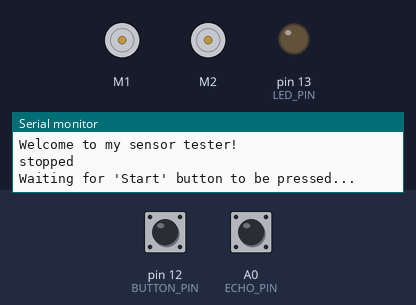
Recording of a sketch running on a simulated Arduino Nano, built with avr-gcc and run on an emulated ATmega328P. Parts: 2 × DC motor (green arrow = forward, orange = backward, longer = faster), output pins drawn as LEDs (lit = HIGH), the last lines printed to the serial monitor. Inputs (shaded band) come from the test bench; at power-on: pin 12 (BUTTON_PIN) HIGH, A0 (ECHO_PIN) LOW. Pins used as bus, display or sensor lines are not drawn.

Above: at 1.2 s.
1.3 s: pin 12 (BUTTON_PIN) pulled LOW for 0.15 s
At 2.3 s:
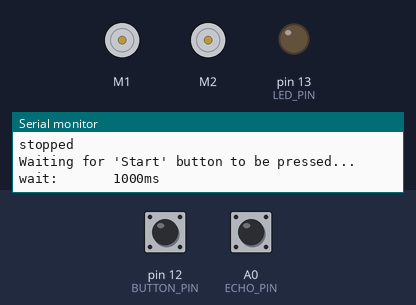
2.9 s: A0 (ECHO_PIN) pulsed HIGH 2 times (0.12 s each, 0.3 s apart)
At 3.9 s:
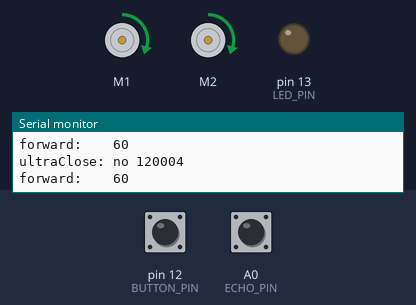
Timing chart, 0 to 5.9 s (numbered marks = the images above; inputs shaded):
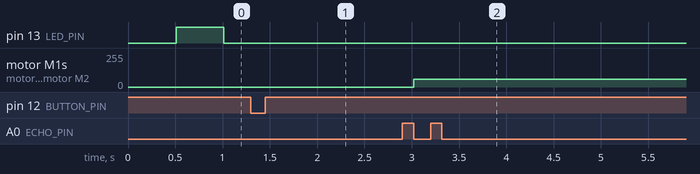

Measured:
- after the input at 1.3 s, pin 13 (LED_PIN): stays LOW (without the input it goes to HIGH after 0.21 s)
- after the input at 2.9 s, motor M1, motor M2: stopped → forward 59/255 after 0.12 s

The sketch:

Lab9_Sensor.ino
```cpp
// ===========================================================
//
// Lab9_Sensor.ino
// Description: Arduino sensor tester
// Name: John Albrecht and Joseph Ortiz
// Date: October 30, 2018
// Class: CMPE-110
// Section: Section 1, Tuesday, 5:00PM
//
// ===========================================================
//
#include <RedBot.h>

// 'Start' button
#define BUTTON_PIN 12

// user LED
#define LED_PIN 13

// the left and right wheel encoders
#define L_ENCODER_PIN A2
#define R_ENCODER_PIN 10

// the left, center and right line sensors
#define L_LINE_SENSOR_PIN A3
#define C_LINE_SENSOR_PIN A6
#define R_LINE_SENSOR_PIN A7

// the front Sensor
#define TRIG_PIN A1
#define ECHO_PIN A0

// Motor
#define MAX_SPEED 255           // Fastest speed
#define MIN_SPEED 1             // Slowest speed

// Define the motors, encoders and sensor objects
RedBotMotors motors;
RedBotEncoder encoder = RedBotEncoder(L_ENCODER_PIN, R_ENCODER_PIN);
RedBotSensor left = RedBotSensor(L_LINE_SENSOR_PIN);
RedBotSensor center = RedBotSensor(C_LINE_SENSOR_PIN);
RedBotSensor right = RedBotSensor(R_LINE_SENSOR_PIN);

// variables for testing line sensors
int          prevlValue = 0; // previous left line sensor value
int          prevcValue = 0; // previous center line sensor value
int          prevrValue = 0; // previous right line sensor value

// variables for testing ultra sonic sensor
unsigned long prevValue = 0; // previous ultra sonic reading


void setup()
{
  Serial.begin(19200); //for serial IO to screen
  Serial.println("Welcome to my sensor tester!");

  // make sure the motors are stopped
  stopMotors();

  // now that wheels are stopped, clear the encoder count
  encoder.clearEnc(BOTH);

  pinMode(BUTTON_PIN, INPUT_PULLUP); // setup 'start' button so it is LOW when pressed
  pinMode(LED_PIN, OUTPUT); // setup user LED to be an output

  // setup front sensor's trigger pin adn set to LOW (so it is not on yet)
  pinMode(TRIG_PIN, OUTPUT);
  digitalWrite(TRIG_PIN, LOW);
}

void loop()
{
  pressToStart();          // wait for 'Start' button to be pressed

  while (not checkUltraTooClose(700))  // continue until check reads True (distance < ~10cm, running start)
  {
    // uncomment the following line to print the ultrasonic values
    //testUltra();
    fwd(60);                // go forward at speed 60
    // uncomment the following line to print the line following sensor values
    //testLine(750);
  }

  stopMotors();            // stop the motors
}


// Function:    testUltra
// Description: prints the reading from the ultra sonic sensor, if it has changed
// Inputs:      none
// Returns:     none
void testUltra()
{
  unsigned long ultraValue;

  // read the sensor
  ultraValue = readUltraSonic();

  // see if anything changed
  if (ultraValue != prevValue)
  {
    // remember new value
    prevValue = ultraValue;

    // print new counter values
    Serial.print("ultra:      ");
    Serial.print(ultraValue, DEC);
    Serial.println("");
  }

  delay(100);             // give the sensor a chance to change
}


// Function:    readUltraSonic
// Description: The reads one value from the ultra sonic sensor
// Inputs:      none
// Returns:     the time in microseconds the reading took
unsigned long readUltraSonic()
{
  unsigned long startTime;

  // tell sensor to start reading by holding
  // the trigger pin high for at least 10 us
  digitalWrite(TRIG_PIN, HIGH);
  delayMicroseconds(10);
  digitalWrite(TRIG_PIN, LOW);

  // wait for 'sound' to be sent out
  while (digitalRead(ECHO_PIN) == 0);

  // get current time
  // NOTE: the micros() counter will overflow after ~70 min
  startTime = micros();

  // wait for 'sound' to come back
  while (digitalRead(ECHO_PIN) == 1);

  // return how long it took
  return (micros() - startTime);
}


// Function:    checkUltraTooClose
// Description: see if we are closer than the given value
// Inputs:      value - ultrasonic microsecond value to check againt
// Returns:     true if close than the given value
unsigned long lastUltraCheck = 0;
bool checkUltraTooClose(unsigned long value)
{
  unsigned long ultraValue;

  // we want to give the sensor a chance, so we cannot call it too fast.
  // so if it hasn't been 100ms since the last time we used the sensor, then
  // we will wait the remaining time. so if 5ms have gone by, then wait the
  // rest of the 95ms before we check again
  if ((millis() - lastUltraCheck) < 100)
  {
    delay(100 - (millis() - lastUltraCheck));
  }

  // read the sensor
  ultraValue = readUltraSonic();
  lastUltraCheck = millis(); // remember we last finished checking

  // see if we are there
  if (ultraValue < value)
  {
    // print new counter values
    Serial.print("ultraClose: YES ");
    Serial.print(ultraValue, DEC);
    Serial.println("");
    return (true);
  }

  Serial.print("ultraClose: no ");
  Serial.print(ultraValue, DEC);
  Serial.println("");
  return (false);
}


// Function:    testLine
// Description: prints the readings from all line sensors, if any have changed.
//              the sensor labels are upper-case if the value is above LINETHRESHOLD
// Inputs:      threshold - 1 (very light) to 1024 (very dark)
// Returns:     none
void testLine(unsigned long threshold)
{
  int     lLineValue = 0; // left line sensor value
  int     cLineValue = 0; // center line sensor value
  int     rLineValue = 0; // right line sensor value

  // read all the current values
  lLineValue = left.read();
  cLineValue = center.read();
  rLineValue = right.read();

  // see if anything changed
  if ((lLineValue != prevlValue) || (cLineValue != prevcValue) || (rLineValue != prevrValue))
  {
    // remember new counters
    prevlValue = lLineValue;
    prevcValue = cLineValue;
    prevrValue = rLineValue;

    // print new counter values
    Serial.print("line:       ");
    if (lLineValue > threshold)
    {
       Serial.print("LEFT: ");
    }
    else
    {
       Serial.print("left: ");
    }
    Serial.print(lLineValue, DEC);
    if (cLineValue > threshold)
    {
      Serial.print("\tCENTER: ");
    }
    else
    {
      Serial.print("\tcenter: ");
    }
    Serial.print(cLineValue, DEC);
    if (rLineValue > threshold)
    {
      Serial.print("\tRIGHT: ");
    }
    else
    {
      Serial.print("\tright: ");
    }
    Serial.print(rLineValue, DEC);
    Serial.println("");
  }

   delay(100);           // give sensors a chance to change
}


// Function:    pressToStart
// Description: wait for the 'Start' button to be pressed
// Inputs:      none
// Returns:     none
//
void pressToStart()
{
  unsigned long startTime;
  bool pressed = false;

  Serial.println(""); // print blank line
  Serial.println("Waiting for 'Start' button to be pressed...");

  // keep blinking LED until button is pressed
  while (!pressed)
  {
    // keep LED off for 1 sec, or until button is pressed
    digitalWrite(LED_PIN, LOW);  // turn LED off
    startTime = millis();        // get current time NOTE: the micros() counter will overflow after ~50 days
    while (!pressed && ((millis() - startTime) < 500))
    {
      // see if button is pressed (i.e. LOW)
      if (digitalRead(BUTTON_PIN) == LOW)
      {
        pressed = true;
      }
    }

    // keep LED on for 1 sec, or until button is pressed
    digitalWrite(LED_PIN, HIGH); // turn LED on
    startTime = millis();        // get current time NOTE: the millis() counter will overflow after ~50 days
    while (!pressed && ((millis() - startTime) < 500))
    {
      // see if button is pressed (i.e. LOW)
      if (digitalRead(BUTTON_PIN) == LOW)
      {
        pressed = true;
      }
    }
  }

  // make sure LED is off
  digitalWrite(LED_PIN, LOW);

  // give user a chance to remove their finger
  wait(1000);

  Serial.println(""); // print blank line
}


// Function:    stopMotors
// Description: stops the wheel motors
// Inputs:      none
// Returns:     none
void stopMotors()
{
  motors.brake(); // use .stop() for a coasting stop
  // to control each motor separately
  //motors.leftDrive(0);
  //motors.rightDrive(0);

  Serial.println("stopped");
}


// Function:    fwd
// Description: set motor speed so robot drives forward
// Inputs:      speed - the speed the robot will move, 1=slow, 255=fast
// Returns:     none
void fwd(int speed)
{
  // validate the speed value
  if (speed < MIN_SPEED) speed = MIN_SPEED;
  if (speed > MAX_SPEED) speed = MAX_SPEED;

  // display the function we are in and its values
  Serial.print("forward:    ");
  Serial.println(speed, DEC);

  // start robot moving forward
  motors.drive(speed);
  // to control each motor separately
  //motors.leftDrive(speed);
  //motors.rightDrive(speed);
}


// Function:    rev
// Description: set motor speed so robot drives backwards
// Inputs:      speed - the speed the robot will move, 1=slow, 255=fast
// Returns:     none
void rev(int speed)
{
  // validate the speed value
  if (speed < MIN_SPEED) speed = MIN_SPEED;
  if (speed > MAX_SPEED) speed = MAX_SPEED;

  // display the function we are in and its values
  Serial.print("backwards:  ");
  Serial.println(speed, DEC);

  // start robot moving backward
  motors.drive(-speed);
  // to control each motor separately
  //motors.leftDrive(-speed);
  //motors.rightDrive(-speed);
}


// Function:    turnLeft
// Description: set motor speed so robot turns to the left
// Inputs:      speed - the speed the robot will turn, 1=slow, 255=fast
// Returns:     none
void turnLeft(int speed)
{
  // validate the speed value
  if (speed < MIN_SPEED) speed = MIN_SPEED;
  if (speed > MAX_SPEED) speed = MAX_SPEED;

  // display the function we are in and its values
  Serial.print("turn left:  ");
  Serial.println(speed, DEC);

  // start turning robot to the left
  // to control each motor separately
  motors.pivot(-speed);
  //motors.leftDrive(-speed);
  //motors.rightDrive(speed);
}


// Function:    turnRight
// Description: set motor speed so robot turns to the right
// Inputs:      speed - the speed the robot will turn, 1=slow, 255=fast
// Returns:     none
void turnRight(int speed)
{
  // validate the speed value
  if (speed < MIN_SPEED) speed = MIN_SPEED;
  if (speed > MAX_SPEED) speed = MAX_SPEED;

  // display the function we are in and its values
  Serial.print("turn right: ");
  Serial.println(speed, DEC);

  // start turning robot to the right
  motors.pivot(speed);
  // to control each motor separately
  //motors.leftDrive(speed);
  //motors.rightDrive(-speed);
}


// Function:    wait
// Description: wait for the desired length of time, before this function returns
// Inputs:      duration - number of milliseconds before this function returns
// Returns:     none
void wait(int duration)
{
  // display the function we are in and its values
  Serial.print("wait:       ");
  Serial.print(duration, DEC);
  Serial.println("ms");

  // wait for the desired time
  delay(duration);
}
```
